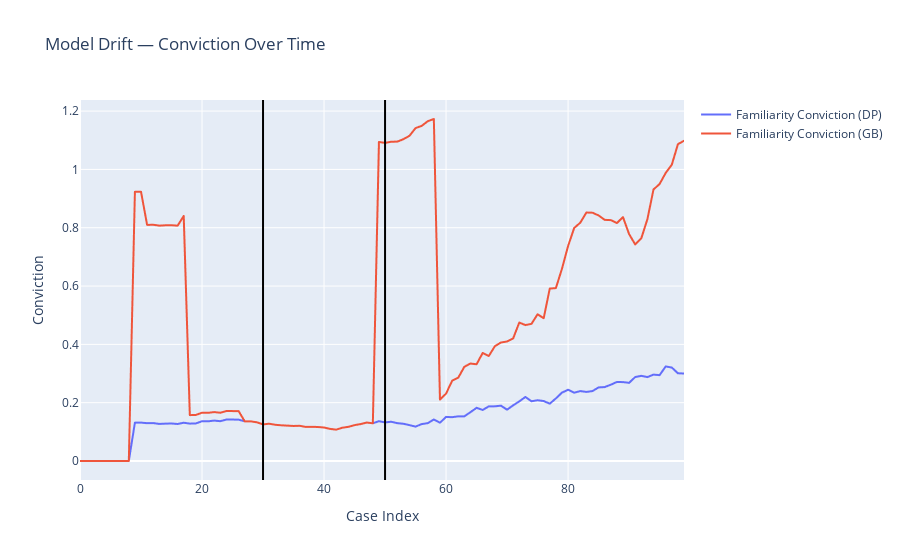

The code cell stored with this chart in its notebook:
### Markdown cell above
## The beginning of model drift is made very clear by the drop in familiarity conviction.

This demo was created in such a way to make the effects of drift very obvious. It may be more subtle with a real-world model.

### Code cell
f_conv_df = pd.DataFrame(familiarity_conviction_dp, columns=["Familiarity Conviction (DP)"])
f_conv_df["Familiarity Conviction (GB)"] = familiarity_conviction_gb

plot_drift(f_conv_df, line_positions=[30, len(df_test_no_drift)])
